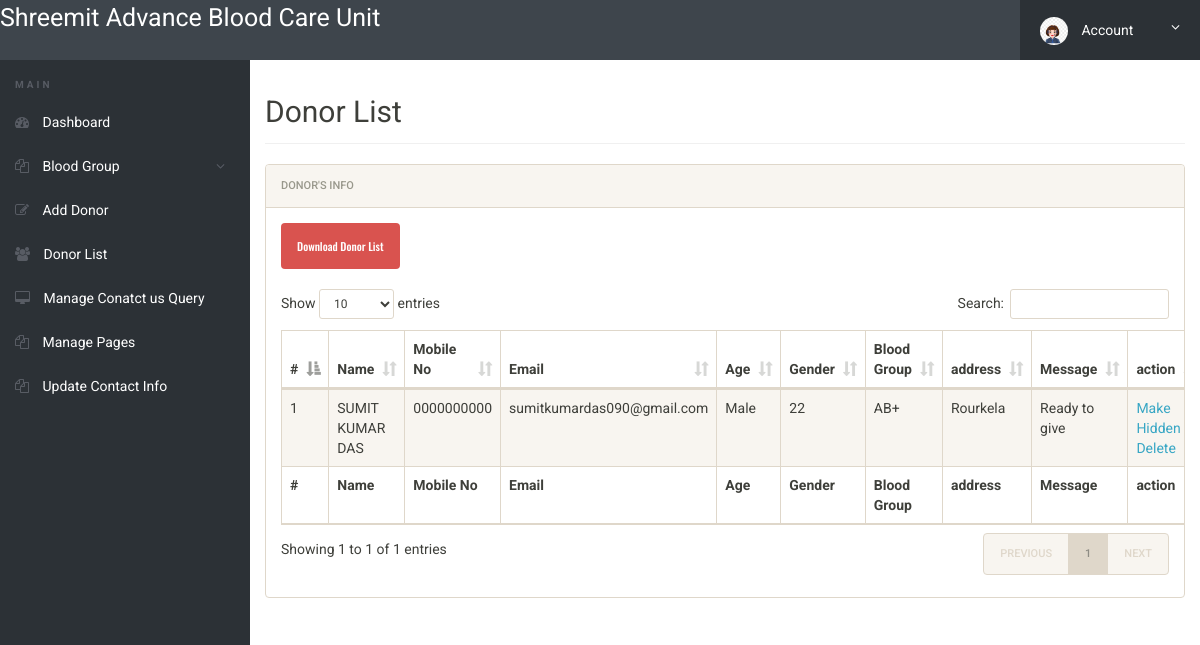
/admin/donor-list.php (signed in), run on the app's committed database.
### tables this page shows
CREATE TABLE `tblblooddonars` (
  `id` int(11) NOT NULL,
  `FullName` varchar(100) DEFAULT NULL,
  `MobileNumber` char(11) DEFAULT NULL,
  `EmailId` varchar(100) DEFAULT NULL,
  `Gender` varchar(20) DEFAULT NULL,
  `Age` int(11) DEFAULT NULL,
  `BloodGroup` varchar(20) DEFAULT NULL,
  `Address` varchar(255) DEFAULT NULL,
  `Message` mediumtext DEFAULT NULL,
  `PostingDate` timestamp NOT NULL DEFAULT current_timestamp(),
  `status` int(1) DEFAULT NULL
);

### admin/donor-list.php (the view, shortened to what this page needs)
<?php
include('includes/config.php');
if (strlen($_SESSION['alogin']) == 0) {
	header('location:index.php');
} else {
?>
	<!doctype html>
	<html lang="en" class="no-js">
	<head>
		<link rel="stylesheet" href="css/font-awesome.min.css">
		<link rel="stylesheet" href="css/bootstrap.min.css">
		<link rel="stylesheet" href="css/dataTables.bootstrap.min.css">
		<link rel="stylesheet" href="css/bootstrap-social.css">
		<link rel="stylesheet" href="css/bootstrap-select.css">
		<link rel="stylesheet" href="css/fileinput.min.css">
		<link rel="stylesheet" href="css/awesome-bootstrap-checkbox.css">
		<link rel="stylesheet" href="css/style.css">
	</head>
	<body>
		<?php include('includes/header.php'); ?>
		<div class="ts-main-content">
			<?php include('includes/leftbar.php'); ?>
			<div class="content-wrapper">
				<div class="container-fluid">
					<div class="row">
						<div class="col-md-12">
							<h2 class="page-title">Donor List</h2>
							<div class="panel panel-default">
								<div class="panel-heading">Donor's Info</div>
								<div class="panel-body">
									<a href="download-records.php"> <button type="button" class="btn btn-danger">Download Donor List</button></a>
									<br><br>
									<table id="zctb" class="display table table-striped table-bordered table-hover" cellspacing="0" width="100%">
										<thead>
											<tr>
												<th>#</th>
												<th>Name</th>
												<th>Mobile No</th>
												<th>Email</th>
												<th>Age</th>
												<th>Gender</th>
												<th>Blood Group</th>
												<th>address</th>
												<th>Message </th>
												<th>action </th>
											</tr>
										</thead>
										<tfoot>
											<tr>
												<th>#</th>
												<th>Name</th>
												<th>Mobile No</th>
												<th>Email</th>
												<th>Age</th>
												<th>Gender</th>
												<th>Blood Group</th>
												<th>address</th>
												<th>Message </th>
												<th>action </th>
											</tr>
										</tfoot>
										<tbody>
											<?php $sql = "SELECT * from  tblblooddonars ";
											$query = $dbh->prepare($sql);
											$query->execute();
											$results = $query->fetchAll(PDO::FETCH_OBJ);
											$cnt = 1;
											if ($query->rowCount() > 0) {
												foreach ($results as $result) {				?>
													<tr>
														<td><?php echo htmlentities($cnt); ?></td>
														<td><?php echo htmlentities($result->FullName); ?></td>
														<td><?php echo htmlentities($result->MobileNumber); ?></td>
														<td><?php echo htmlentities($result->EmailId); ?></td>
														<td><?php echo htmlentities($result->Gender); ?></td>
														<td><?php echo htmlentities($result->Age); ?></td>
														<td><?php echo htmlentities($result->BloodGroup); ?></td>
														<td><?php echo htmlentities($result->Address); ?></td>
														<td><?php echo htmlentities($result->Message); ?></td>
														<td>
															<?php if ($result->status == 1) { ?>
																<a href="donor-list.php?hidden=<?php echo htmlentities($result->id); ?>" onclick="return confirm('Do you really want to hiidden this detail')"> Make Hidden</a>
															<?php } else { ?>
																<a href="donor-list.php?public=<?php echo htmlentities($result->id); ?>" onclick="return confirm('Do you really want to Public this detail')"> Make Public</a>
															<?php } ?>
															<a href="donor-list.php?del=<?php echo htmlentities($result->id); ?>" onclick="return confirm('Do you really want to delete this record')"> Delete</a>
														</td>
													</tr>
											<?php $cnt = $cnt + 1;
												}
											} ?>
										</tbody>
									</table>
								</div>
							</div>
						</div>
					</div>
				</div>
			</div>
		</div>
	</body>
	</html>
<?php } ?>

### admin/css/style.css (style rules this page uses)
html { font-size: 14px; }
@media only screen and (min-width: 480px) { html { font-size: 17px; } }
@media only screen and (min-width: 768px) { html { font-size: 14px; } }
body { font-size: 1em; }
a { color: #37a6c4; }
.btn { font-family: 'Oswald', sans-serif; }
.panel { overflow: hidden; }
.btn { text-transform: none; }
.page-title { padding-bottom: 15px; margin-bottom: 20px; border-bottom: 1px solid #f0f0f0; }
.ts-main-content .content-wrapper { padding-top: 15px; margin-top: 60px; }
@media only screen and (min-width: 992px) { .ts-main-content .content-wrapper { margin-left: 250px; } }

### data on the page
tblblooddonars: FullName "SUMIT KUMAR DAS", MobileNumber "0000000000", EmailId "sumitkumardas090@gmail.com", Gender "Male", Age "22", BloodGroup "AB+", Address "Rourkela", Message "Ready to give"
